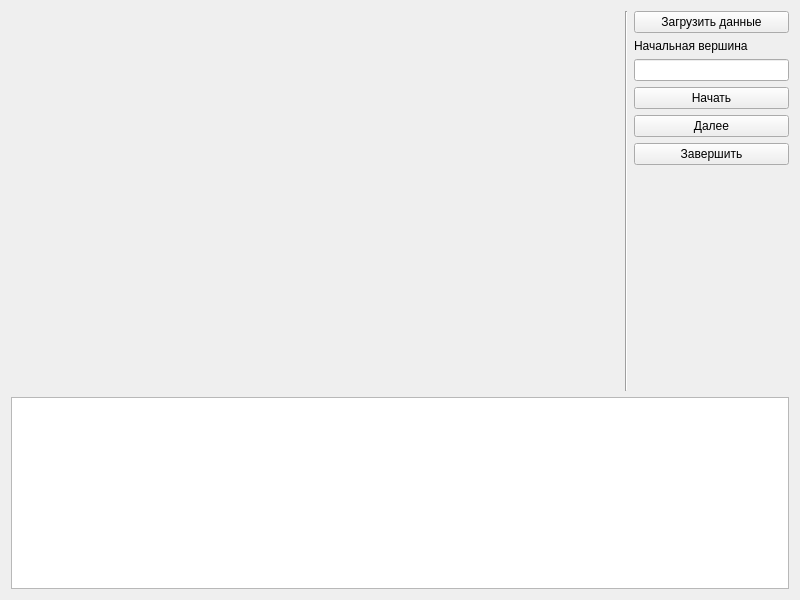
<?xml version="1.0" encoding="UTF-8"?>
<ui version="4.0">
 <class>Widget</class>
 <widget class="QWidget" name="Widget">
  <property name="geometry">
   <rect>
    <x>0</x>
    <y>0</y>
    <width>800</width>
    <height>600</height>
   </rect>
  </property>
  <property name="windowTitle">
   <string>Алгоритм Прима</string>
  </property>
  <layout class="QGridLayout" name="gridLayout_2">
   <item row="0" column="0">
    <layout class="QHBoxLayout" name="horizontalLayout">
     <item>
      <widget class="QWidget" name="widget" native="true">
       <layout class="QGridLayout" name="gridLayout">
        <item row="0" column="1">
         <spacer name="horizontalSpacer">
          <property name="orientation">
           <enum>Qt::Horizontal</enum>
          </property>
          <property name="sizeHint" stdset="0">
           <size>
            <width>566</width>
            <height>20</height>
           </size>
          </property>
         </spacer>
        </item>
        <item row="0" column="2">
         <spacer name="verticalSpacer_2">
          <property name="orientation">
           <enum>Qt::Vertical</enum>
          </property>
          <property name="sizeHint" stdset="0">
           <size>
            <width>20</width>
            <height>261</height>
           </size>
          </property>
         </spacer>
        </item>
       </layout>
      </widget>
     </item>
     <item>
      <widget class="Line" name="line">
       <property name="orientation">
        <enum>Qt::Vertical</enum>
       </property>
      </widget>
     </item>
     <item>
      <layout class="QVBoxLayout" name="verticalLayout_2">
       <item>
        <widget class="QPushButton" name="pushButton">
         <property name="text">
          <string>Загрузить данные</string>
         </property>
        </widget>
       </item>
       <item>
        <layout class="QVBoxLayout" name="verticalLayout">
         <item>
          <widget class="QLabel" name="label">
           <property name="text">
            <string>Начальная вершина</string>
           </property>
          </widget>
         </item>
         <item>
          <widget class="QLineEdit" name="lineEdit"/>
         </item>
        </layout>
       </item>
       <item>
        <widget class="QPushButton" name="pushButton_2">
         <property name="text">
          <string>Начать</string>
         </property>
        </widget>
       </item>
       <item>
        <widget class="QPushButton" name="pushButton_3">
         <property name="text">
          <string>Далее</string>
         </property>
        </widget>
       </item>
       <item>
        <widget class="QPushButton" name="pushButton_5">
         <property name="text">
          <string>Завершить</string>
         </property>
        </widget>
       </item>
       <item>
        <spacer name="verticalSpacer">
         <property name="orientation">
          <enum>Qt::Vertical</enum>
         </property>
         <property name="sizeHint" stdset="0">
          <size>
           <width>20</width>
           <height>40</height>
          </size>
         </property>
        </spacer>
       </item>
      </layout>
     </item>
    </layout>
   </item>
   <item row="1" column="0">
    <widget class="QTextBrowser" name="textBrowser">
     <property name="sizePolicy">
      <sizepolicy hsizetype="Expanding" vsizetype="Fixed">
       <horstretch>0</horstretch>
       <verstretch>0</verstretch>
      </sizepolicy>
     </property>
    </widget>
   </item>
  </layout>
 </widget>
 <layoutdefault spacing="6" margin="11"/>
 <resources/>
 <connections/>
</ui>
